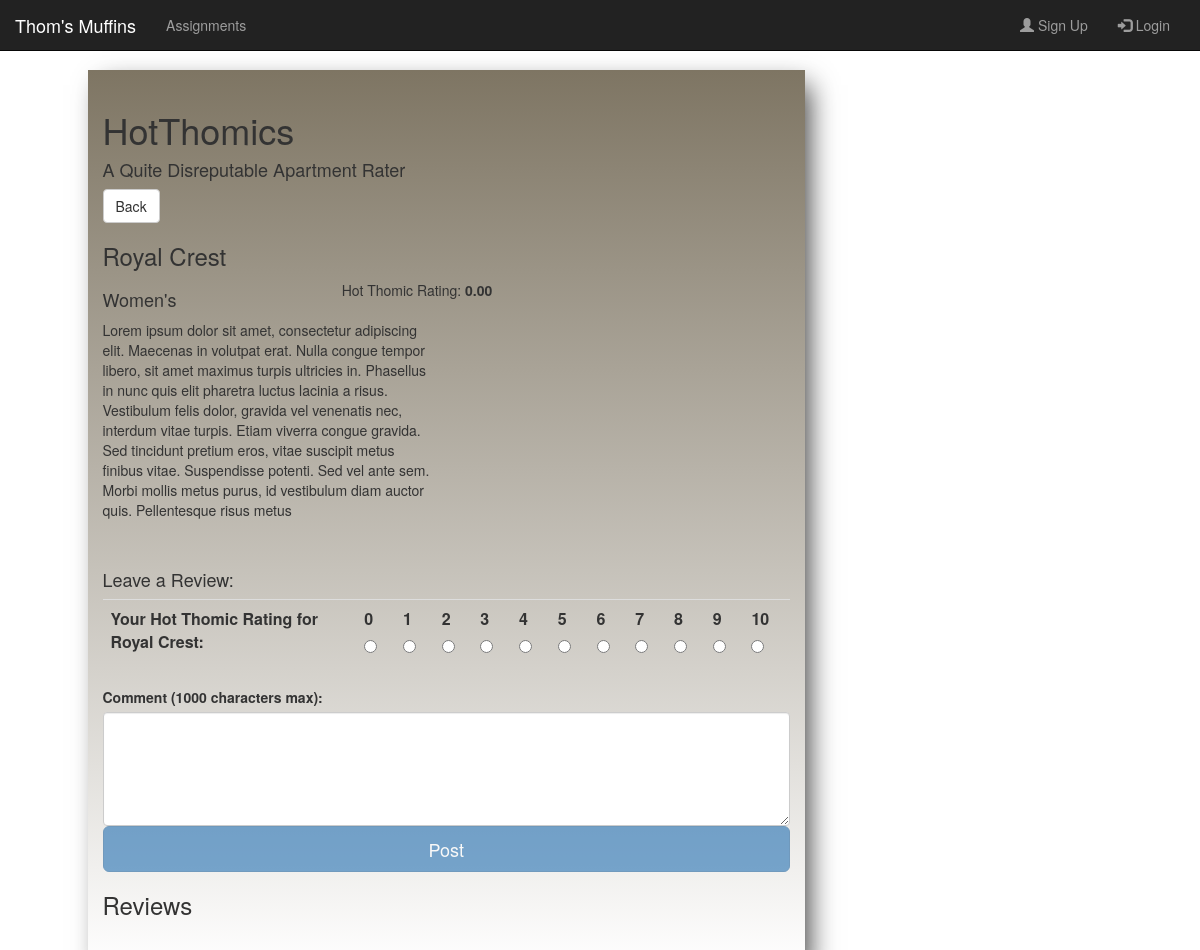
The page /assignments/phpDA/reviews.php?apt_id=4 on the database its author committed.
### tables this page shows
CREATE TABLE complex
(
	id int NOT NULL AUTO_INCREMENT,
	name varchar(255) NOT NULL,
	description varchar(500) NOT NULL,
	gender_housing boolean NOT NULL,
	average_rating decimal(4, 2) NOT NULL,
	semester_price int NOT NULL,
	PRIMARY KEY (id)
);

### assignments/phpDA/reviews.php (the view, shortened to what this page needs)
<?php
    $db = connectToDb();
    $apt_id = htmlspecialchars($_GET['apt_id']);
    $name = $description = $gender_housing = $average_rating = $semester_price = 0;
    try
    {
        foreach($db->query("SELECT name, description, gender_housing, average_rating, semester_price FROM complex WHERE id=$apt_id") as $row)
        {
            $apt_name = $row['name'];
            $description = $row['description'];
            $gender_housing = $row['gender_housing'];
            $average_rating = $row['average_rating'];
        }
    }
    catch (PDOException $ex)
    {
       echo 'Error!: ' . $ex->getMessage();
       die();
    }
?>
<html>
<head>
    <link rel="stylesheet" href="https://maxcdn.bootstrapcdn.com/bootstrap/3.3.6/css/bootstrap.min.css">
    <link rel="stylesheet" type="text/css" href="/cs313/app/css/main.css">
    <link rel="stylesheet" type="text/css" href="css/nav.css">
</head>
<body>
    <?php include "./ht_nav.php" ?>
    <div class="row">
    <div class="content_div col-md-7 col-sm-8">
        <h1>HotThomics</h1>
        <h4>A Quite Disreputable Apartment Rater</h4>
        <a type="button" class="btn btn-default" role="button" href="./hotthomics.php">Back</a>
        <?php
            echo "<h3>" . $apt_name . "</h3>";
            echo "<div class='row'>";
            if (!$gender_housing) {
                echo "<h4 class='col-md-4 pull-left'>Men's</h4>";
            } else {
                echo "<h4 class='col-md-4 pull-left'>Women's</h4>";
            }
            echo "<div class='col-md-8 pull-right'>Hot Thomic Rating: <b>" . $average_rating . "</b></div>";
            echo "</div>";
            echo "<div class='row'>";
            echo "  <div class='col-md-6'>" . $description . "</div>";
            echo "  <div class='col-md-6'></div>";
            echo "</div>";
            echo "<br />";
            echo "<br />";
        ?>
        <form action="comment.php?apt_id=<?php echo $apt_id ?>" method="POST">
            <h4>Leave a Review:</h4>
            <table class="table hotthomic_rating">
                <tbody>
                    <tr>
                        <th><label>Your Hot Thomic Rating for <?php echo $apt_name ?>: </label></th>
                        <th><label>0</label> <input type="radio" name="new_user_rating" value="0"></input></th>
                        <th><label>1</label> <input type="radio" name="new_user_rating" value="1"></input></th>
                        <th><label>2</label> <input type="radio" name="new_user_rating" value="2"></input></th>
                        <th><label>3</label> <input type="radio" name="new_user_rating" value="3"></input></th>
                        <th><label>4</label> <input type="radio" name="new_user_rating" value="4"></input></th>
                        <th><label>5</label> <input type="radio" name="new_user_rating" value="5"></input></th>
                        <th><label>6</label> <input type="radio" name="new_user_rating" value="6"></input></th>
                        <th><label>7</label> <input type="radio" name="new_user_rating" value="7"></input></th>
                        <th><label>8</label> <input type="radio" name="new_user_rating" value="8"></input></th>
                        <th><label>9</label> <input type="radio" name="new_user_rating" value="9"></input></th>
                        <th><label>10</label> <input type="radio" name="new_user_rating" value="10"></input></th>
                    </tr>
                </tbody>
            </table>
            <div class="form-group">
                <label for="comment">Comment (1000 characters max):</label>
                <textarea class="form-control" rows="5" id="new_review" name="new_review"></textarea>
                <?php if(isset($_SESSION['user_name'])): ?>
                    <button type="submit" id="sign_up_submit" class="btn btn-primary btn-lg btn-block">Post</button>
                <?php else: ?>
                    <button type="submit" id="sign_up_submit" class="btn btn-primary btn-lg btn-block" disabled>Post</button>
                <?php endif; ?>
            </div>
        </form>
        <?php
            echo "<h3>Reviews</h3><br />";
            echo "<br />";
         ?>
    </div>
</body>
</html>

### css/main.css (style rules this page uses)
body { background-image: url("../images/mountain.JPG"); background-repeat: no-repeat; background-size: cover; background-attachment: fixed; }
.content_div { top: 70px; padding-top: 20px; background: #7E7563; background: -webkit-linear-gradient(#7E7563, #fff); background: -o-linear-gradient(#7E7563, #fff); background: -moz-linear-gradient(#7E7563, #fff); background: linear-gradient(#7E7563, #fff); bottom: 0; min-height: 100%; -webkit-box-shadow: 9px 10px 26px -5px rgba(64,64,64,1); -moz-box-shadow: 9px 10px 26px -5px rgba(64,64,64,1); box-shadow: 9px 10px 26px -5px rgba(64,64,64,1); }

### rows shown on the page
complex: name "Royal Crest", average_rating "0.00", description "Lorem ipsum dolor sit amet, consectetur adipiscing elit. Maecenas in volutpat erat. Nulla congue tempor libero, sit amet maximus turpis ultricies in. Phasellus in nunc quis elit pharetra luctus lacinia a risus. Vestibulum felis dolor, gravida vel venenatis nec, interdum vitae turpis. Etiam viverra congue gravida. Sed tincidunt pretium eros, vitae suscipit metus finibus vitae. Suspendisse potenti. Sed vel ante sem. Morbi mollis metus purus, id vestibulum diam auctor quis. Pellentesque risus metus"
